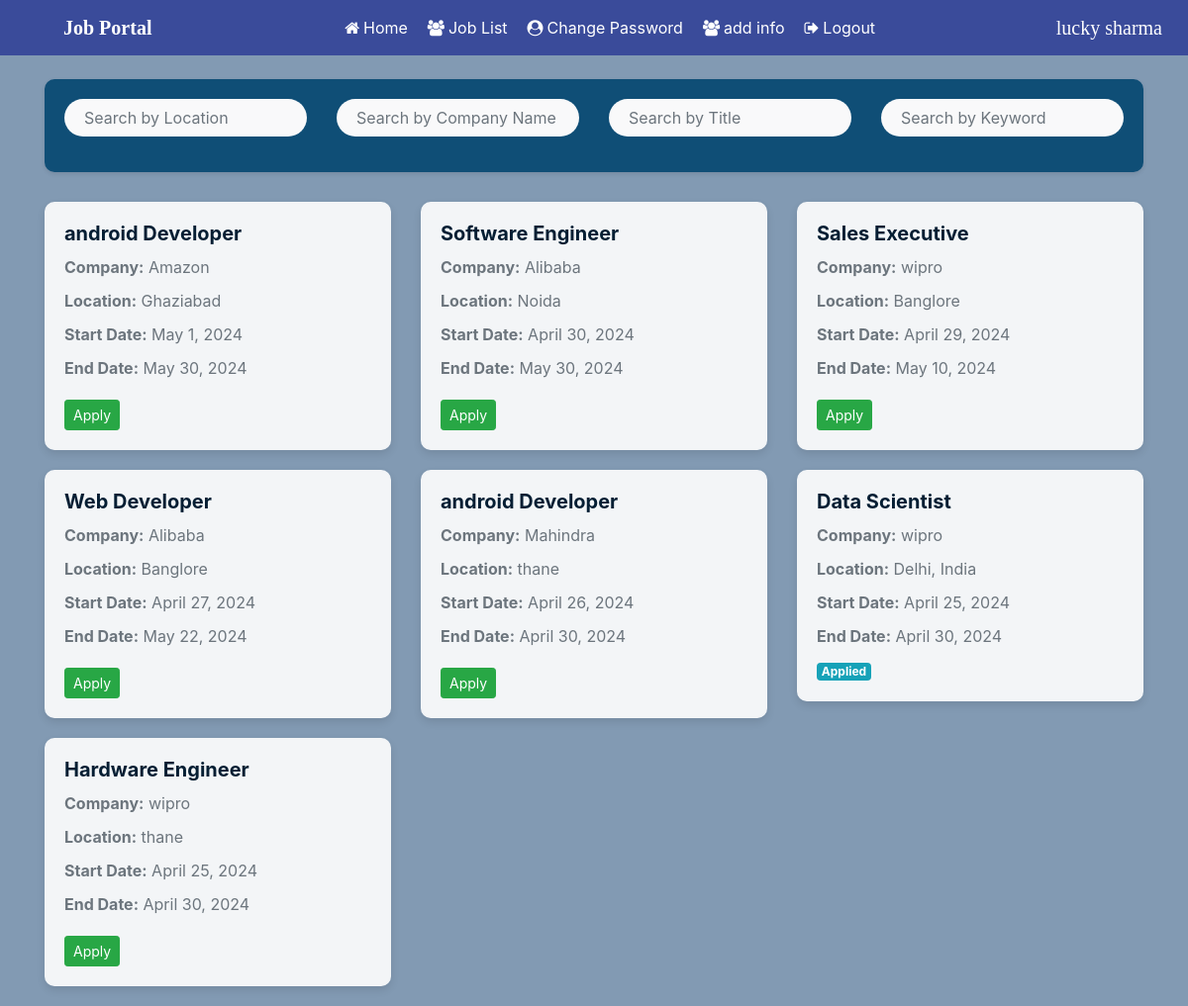
The app's page /user_filter (signed in) with its own data.
### jobportal/models.py (models this page shows, shortened)
class Job(models.Model):
    recruiter_user = models.ForeignKey(RecruiterUser, on_delete=models.CASCADE)
    start_date = models.DateField()
    end_date = models.DateField()
    title = models.CharField(max_length=100)
    salary = models.FloatField(max_length=20)
    image = models.FileField()
    description = models.CharField(max_length=300)
    experience = models.CharField(max_length=50)
    location = models.CharField(max_length=110)
    skills = models.CharField(max_length=110)
    creationdate = models.DateField()  # Corrected to DateField

class RecruiterUser(models.Model):
    user = models.ForeignKey(User, on_delete=models.CASCADE)
    mobile = models.CharField(max_length=15, null=True)
    image = models.FileField(null=True)
    gender = models.CharField(max_length=15, null=True)
    company = models.CharField(max_length=110, null=True)
    status = models.CharField(max_length=30, null=True)
    type = models.CharField(max_length=15, null=True)

### jobportal/views.py (the view)
# urls.py: path('user_filter',user_filter,name='user_filter'),
def user_filter(request):
    job = Job.objects.all().order_by('-start_date')
    user = request.user
    student = StudentUser.objects.get(user=user)
    data = Apply.objects.filter(student=student)
    li = []
    for i in data:
        li.append(i.job.id)
    d = {'job': job, 'li': li}
    return render(request, 'user_filter.html',d)

### jobportal/templates/user_filter.html (shortened to what this page needs)
{% load static %}
{% block body %}
{% include 'user_navigation.html' %}
<div class="container mt-4">
    <div class="search-section" style="display: block;">
        <div class="row">
            <div class="col-md-3 mb-3">
                <input type="text" class="form-control search-input" id="locationSearch" placeholder="Search by Location">
            </div>
            <div class="col-md-3 mb-3">
                <input type="text" class="form-control search-input" id="companySearch" placeholder="Search by Company Name">
            </div>
            <div class="col-md-3 mb-3">
                <input type="text" class="form-control search-input" id="titleSearch" placeholder="Search by Title">
            </div>
            <div class="col-md-3 mb-3">
                <input type="text" class="form-control search-input" id="keywordSearch" placeholder="Search by Keyword">
            </div>
        </div>
    </div>
    <div class="row" id="jobCards">
        {% for student in job %}
        <div class="col-md-4">
            <div class="job-card">
                <h5 class="card-title">{{ student.title }}</h5>
                <p class="job-info"><strong>Company:</strong> {{ student.recruiter_user.company }}</p>
                <p class="job-info"><strong>Location:</strong> {{ student.location }}</p>
                <p class="job-info"><strong>Start Date:</strong> {{ student.start_date }}</p>
                <p class="job-info"><strong>End Date:</strong> {{ student.end_date }}</p>
                {% if student.id in li %}
                    <span class="badge badge-info">Applied</span>
                {% else %}
                    <a href="{% url 'job_detail' student.id %}" class="btn btn-success btn-sm action-btn">Apply</a>
                {% endif %}
            </div>
        </div>
        {% endfor %}
    </div>
</div>
{% endblock %}

### jobportal/templates/user_navigation.html (shortened to what this page needs)
<!DOCTYPE html>
<html>
<head>
    {% load static %}
    <link rel="stylesheet" href="https://cdn.jsdelivr.net/npm/bootstrap@4.6.2/dist/css/bootstrap.min.css">
    <link rel="stylesheet" href="https://cdnjs.cloudflare.com/ajax/libs/font-awesome/4.7.0/css/font-awesome.min.css">
</head>
<body>
<nav class="navbar navbar-expand-sm" style="background-color: #3a4b9a">
    <a class="navbar-brand text-white pl-5 font-weight-bold" style="font-family: 'Monospaced'; font-size: 20px">Job Portal</a>
    <ul class="navbar-nav mx-auto">
        <li class="nav-item">
            <a class="nav-link" href="{%  url 'user_filter' %}"><i class="fa fa-home mr-1"></i>Home</a>
        </li>
        <li class="nav-item">
            <a class="nav-link" href="{% url 'user_latestjob' %}" ><i class="fa fa-users mr-1"></i>Job List</a>
        </li>
        <li class="nav-item">
            <a class="nav-link" href="{% url 'change_passworduser' %}" ><i class="fa fa-user-circle mr-1"></i>Change Password</a>
        </li>
        <li class="nav-item">
            <a class="nav-link" href="{% url 'add_info' %}"><i class="fa fa-users mr-1"></i>add info</a>
        </li>
        <li class="nav-item">
            <a class="nav-link" href="{% url 'index' %}" ><i class="fa fa-sign-out mr-1"></i>Logout</a>
        </li>
    </ul>
     <span class="navbar-brand user-name">{{ request.user.first_name }} {{ request.user.last_name }}</span>
</nav>
</body>
</html>

### jobportal/templates/user_filter.html (style rules this page uses)
body { background-color: rgba(99, 129, 161, 0.8); color: black; }
.search-section { background-color: rgba(3, 70, 113, 0.9); border-radius: 10px; padding: 20px; box-shadow: 0 2px 4px rgba(0, 0, 0, 0.1); margin-bottom: 30px; }
.search-input { border: none; border-radius: 25px; padding: 12px 20px; font-size: 16px; background-color: #f9f9fa; color: #000; transition: box-shadow 0.3s ease; width: 100%; }
.job-card { border-radius: 10px; box-shadow: 0 4px 8px rgba(0, 0, 0, 0.1); padding: 20px; margin-bottom: 20px; background-color: rgba(255, 255, 255, 0.9); }
.card-title { font-size: 20px; font-weight: bold; color: #051e33; margin-bottom: 10px; }
.job-info { color: #6c757d; margin-bottom: 10px; }
.action-btn { margin-top: 10px; }

### records on screen
Job: title "android Developer", recruiter_user.company "Amazon", location "Ghaziabad", start_date "May 1, 2024", end_date "May 30, 2024", shows "Apply"
Job: title "Software Engineer", recruiter_user.company "Alibaba", location "Noida", start_date "April 30, 2024", end_date "May 30, 2024", shows "Apply"
Job: title "Sales Executive", recruiter_user.company "wipro", location "Banglore", start_date "April 29, 2024", end_date "May 10, 2024", shows "Apply"
Job: title "Web Developer", recruiter_user.company "Alibaba", location "Banglore", start_date "April 27, 2024", end_date "May 22, 2024", shows "Apply"
Job: title "android Developer", recruiter_user.company "Mahindra", location "thane", start_date "April 26, 2024", end_date "April 30, 2024", shows "Apply"
Job: title "Data Scientist", recruiter_user.company "wipro", location "Delhi, India", start_date "April 25, 2024", end_date "April 30, 2024", shows "Applied"
Job: title "Hardware Engineer", recruiter_user.company "wipro", location "thane", start_date "April 25, 2024", end_date "April 30, 2024", shows "Apply"

### other values on screen
{{ request.user.first_name }} "lucky"
{{ request.user.last_name }} "sharma"
